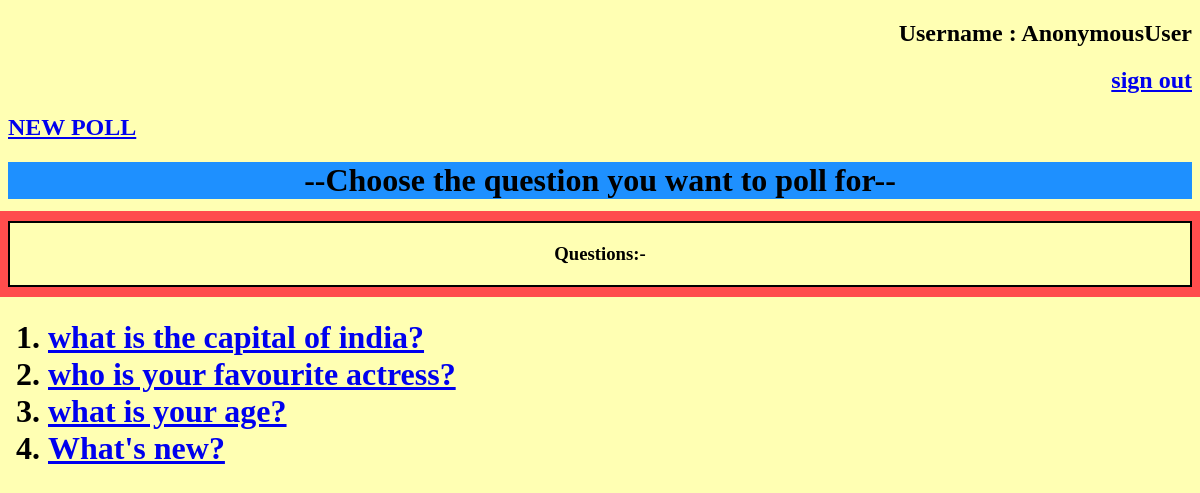
Before: /polls/ with the older database file.
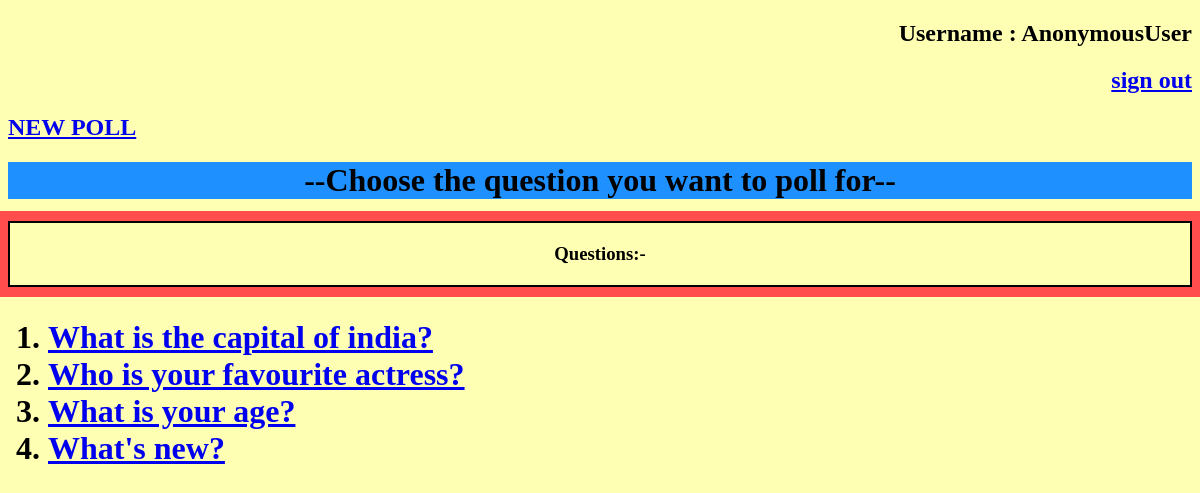
After: the same page with the newer database file.
### polls/models.py (models this page shows, shortened)
class Question(models.Model):
    question_text = models.CharField(max_length=200)
    pub_date = models.DateTimeField('date published')

### polls/views.py (the view)
# urls.py: path('',TemplateView.as_view(template_name="login/index.html")),
def index(request):
    latest_question_list = Question.objects.order_by('-pub_date')[:5]
    context = {'latest_question_list': latest_question_list}
    return render(request, 'polls/index.html', context)

### polls/templates/polls/index.html (shortened to what this page needs)
<!DOCTYPE html>
<html lang="en">
<head>
</head>
<body bgcolor="#ffffb3">
    <h2 align="right">Username : {{user}}</h2>
    <h2 align="right"><a href="http://127.0.0.1:8000/">sign out</a></h2>
    <h2 align="left"><a href="http://127.0.0.1:8000/polls/addnew/add/">NEW POLL</a>
    <h1 style="background-color:DodgerBlue;"><center>--Choose the question you want to poll for--</center></h1>
    <h3>Questions:-</h3>
    {% if latest_question_list %}
    <h1>
    <ol>
    {% for question in latest_question_list %}
        <li><a href="/polls/{{ question.id }}/">{{ question.question_text }}</a></li>
    {% endfor %}
    </ol>
    </h1>
{% else %}
    <p>No polls are available.</p>
{% endif %}
</body>
</html>

Changed rows visible on the page:
changed Question: question_text "what is the capital of india?" → "What is the capital of india?"
changed Question: question_text "who is your favourite actress?" → "Who is your favourite actress?"
changed Question: question_text "what is your age?" → "What is your age?"
